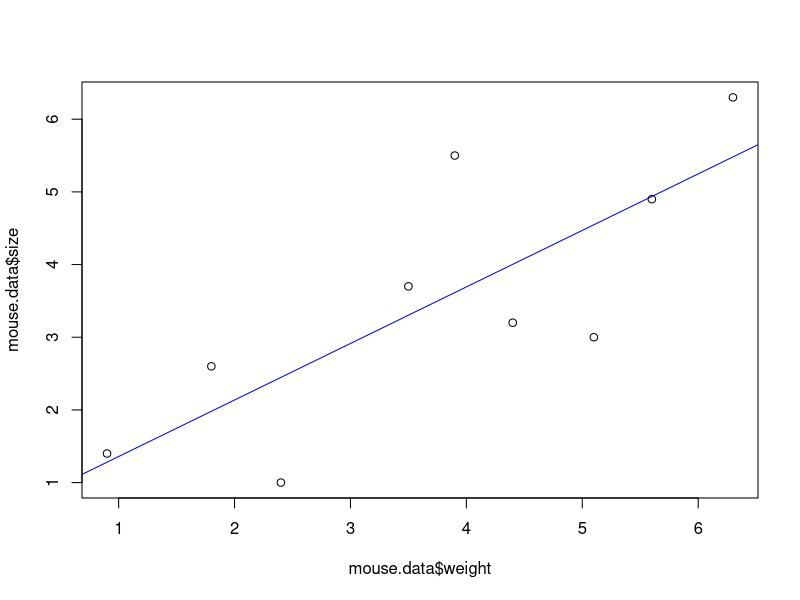

This figure's R source:
mouse.data <- data.frame(
  weight=c(0.9, 1.8, 2.4, 3.5, 3.9, 4.4, 5.1, 5.6, 6.3),
  size=c(1.4, 2.6, 1.0, 3.7, 5.5, 3.2, 3.0, 4.9, 6.3))

mouse.data # print the data to the screen in a nice format

## plot a x/y scatter plot with the data
plot(mouse.data$weight, mouse.data$size)

## create a "linear model" - that is, do the regression
mouse.regression <- lm(size ~ weight, data=mouse.data)
## generate a summary of the regression
summary(mouse.regression)

## add the regression line to our x/y scatter plot
abline(mouse.regression, col="blue")

print(mouse.data)